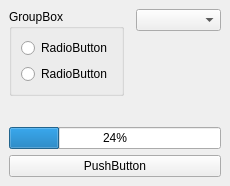
<?xml version="1.0" encoding="UTF-8"?>
<ui version="4.0">
 <class>MainWindow</class>
 <widget class="QMainWindow" name="MainWindow">
  <property name="geometry">
   <rect>
    <x>0</x>
    <y>0</y>
    <width>230</width>
    <height>186</height>
   </rect>
  </property>
  <property name="windowTitle">
   <string>MainWindow</string>
  </property>
  <widget class="QWidget" name="centralwidget">
   <layout class="QVBoxLayout" name="verticalLayout_2">
    <item>
     <layout class="QFormLayout" name="fl_radioandcombo">
      <item row="0" column="0">
       <widget class="QGroupBox" name="gb_radio">
        <property name="title">
         <string>GroupBox</string>
        </property>
        <layout class="QGridLayout" name="gridLayout">
         <item row="1" column="0">
          <widget class="QRadioButton" name="rb_two">
           <property name="text">
            <string>RadioButton</string>
           </property>
          </widget>
         </item>
         <item row="0" column="0">
          <widget class="QRadioButton" name="rb_one">
           <property name="text">
            <string>RadioButton</string>
           </property>
          </widget>
         </item>
        </layout>
       </widget>
      </item>
      <item row="0" column="1">
       <layout class="QFormLayout" name="fl_comboBox">
        <item row="0" column="1">
         <widget class="QComboBox" name="cmb_combo"/>
        </item>
       </layout>
      </item>
     </layout>
    </item>
    <item>
     <widget class="QProgressBar" name="pb_progress">
      <property name="value">
       <number>24</number>
      </property>
     </widget>
    </item>
    <item>
     <widget class="QPushButton" name="pb_button">
      <property name="text">
       <string>PushButton</string>
      </property>
     </widget>
    </item>
   </layout>
  </widget>
 </widget>
 <resources/>
 <connections/>
</ui>
